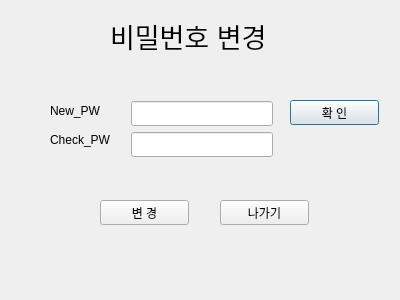
<?xml version="1.0" encoding="UTF-8"?>
<ui version="4.0">
 <class>change_pw</class>
 <widget class="QDialog" name="change_pw">
  <property name="geometry">
   <rect>
    <x>0</x>
    <y>0</y>
    <width>400</width>
    <height>300</height>
   </rect>
  </property>
  <property name="windowTitle">
   <string>Dialog</string>
  </property>
  <widget class="QLabel" name="label">
   <property name="geometry">
    <rect>
     <x>110</x>
     <y>20</y>
     <width>181</width>
     <height>31</height>
    </rect>
   </property>
   <property name="font">
    <font>
     <pointsize>20</pointsize>
    </font>
   </property>
   <property name="text">
    <string>비밀번호 변경</string>
   </property>
  </widget>
  <widget class="QLineEdit" name="oldpw">
   <property name="geometry">
    <rect>
     <x>131</x>
     <y>101</y>
     <width>142</width>
     <height>25</height>
    </rect>
   </property>
  </widget>
  <widget class="QLineEdit" name="newpw">
   <property name="geometry">
    <rect>
     <x>131</x>
     <y>132</y>
     <width>142</width>
     <height>25</height>
    </rect>
   </property>
  </widget>
  <widget class="QPushButton" name="check_btn">
   <property name="geometry">
    <rect>
     <x>290</x>
     <y>100</y>
     <width>89</width>
     <height>25</height>
    </rect>
   </property>
   <property name="text">
    <string>확 인</string>
   </property>
  </widget>
  <widget class="QLabel" name="label_2">
   <property name="geometry">
    <rect>
     <x>50</x>
     <y>100</y>
     <width>67</width>
     <height>21</height>
    </rect>
   </property>
   <property name="text">
    <string>New_PW</string>
   </property>
  </widget>
  <widget class="QLabel" name="label_3">
   <property name="geometry">
    <rect>
     <x>50</x>
     <y>130</y>
     <width>71</width>
     <height>20</height>
    </rect>
   </property>
   <property name="text">
    <string>Check_PW</string>
   </property>
  </widget>
  <widget class="QPushButton" name="change_btn">
   <property name="geometry">
    <rect>
     <x>100</x>
     <y>200</y>
     <width>89</width>
     <height>25</height>
    </rect>
   </property>
   <property name="text">
    <string>변 경</string>
   </property>
  </widget>
  <widget class="QPushButton" name="out_btn">
   <property name="geometry">
    <rect>
     <x>220</x>
     <y>200</y>
     <width>89</width>
     <height>25</height>
    </rect>
   </property>
   <property name="text">
    <string>나가기</string>
   </property>
  </widget>
 </widget>
 <resources/>
 <connections/>
</ui>
